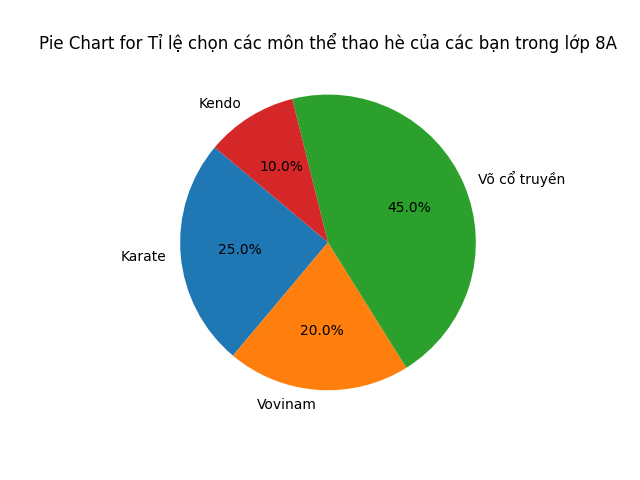

Here is the Python script that generated this plot:
import pandas as pd
import matplotlib.pyplot as plt

file_path = './Lop8/Thong ke/Data lop 8.xlsx'

# Load the Excel file
excel_data = pd.ExcelFile(file_path)

# Select the appropriate sheet by its name or index
sheet_name = excel_data.sheet_names[1]

# Read the sheet into a DataFrame without assuming a header
df = pd.read_excel(file_path, sheet_name=sheet_name, header=None)
sheet_name = df.iloc[0, 0]
df = df.drop([0]).reset_index(drop=True)

# Ensure the DataFrame has at least two rows and multiple columns
if df.shape[0] < 2 or df.shape[1] < 2:
    print("The data does not have enough rows or columns.")
else:
    # Extract labels and values from the first and second rows respectively
    labels = df.iloc[0, 1:]  # Skip the first column which is just a label
    values = df.iloc[1, 1:].apply(lambda x: float(str(x).strip('%')))  # Convert percentages to float

    # Create the pie chart
    plt.figure()
    plt.pie(values, labels=labels, autopct='%1.1f%%', startangle=140)
    plt.title(f'Pie Chart for {sheet_name}')
    plt.show()
